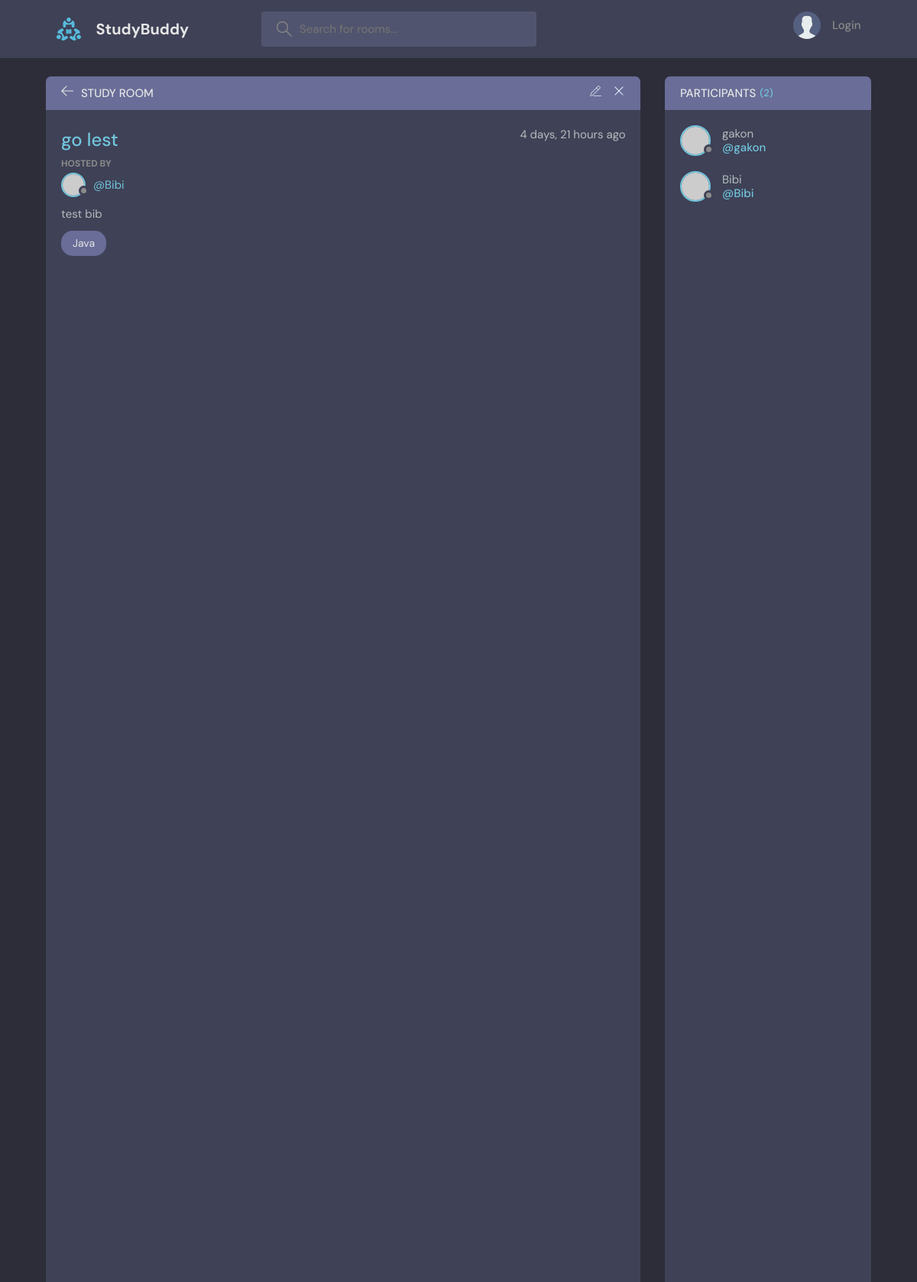
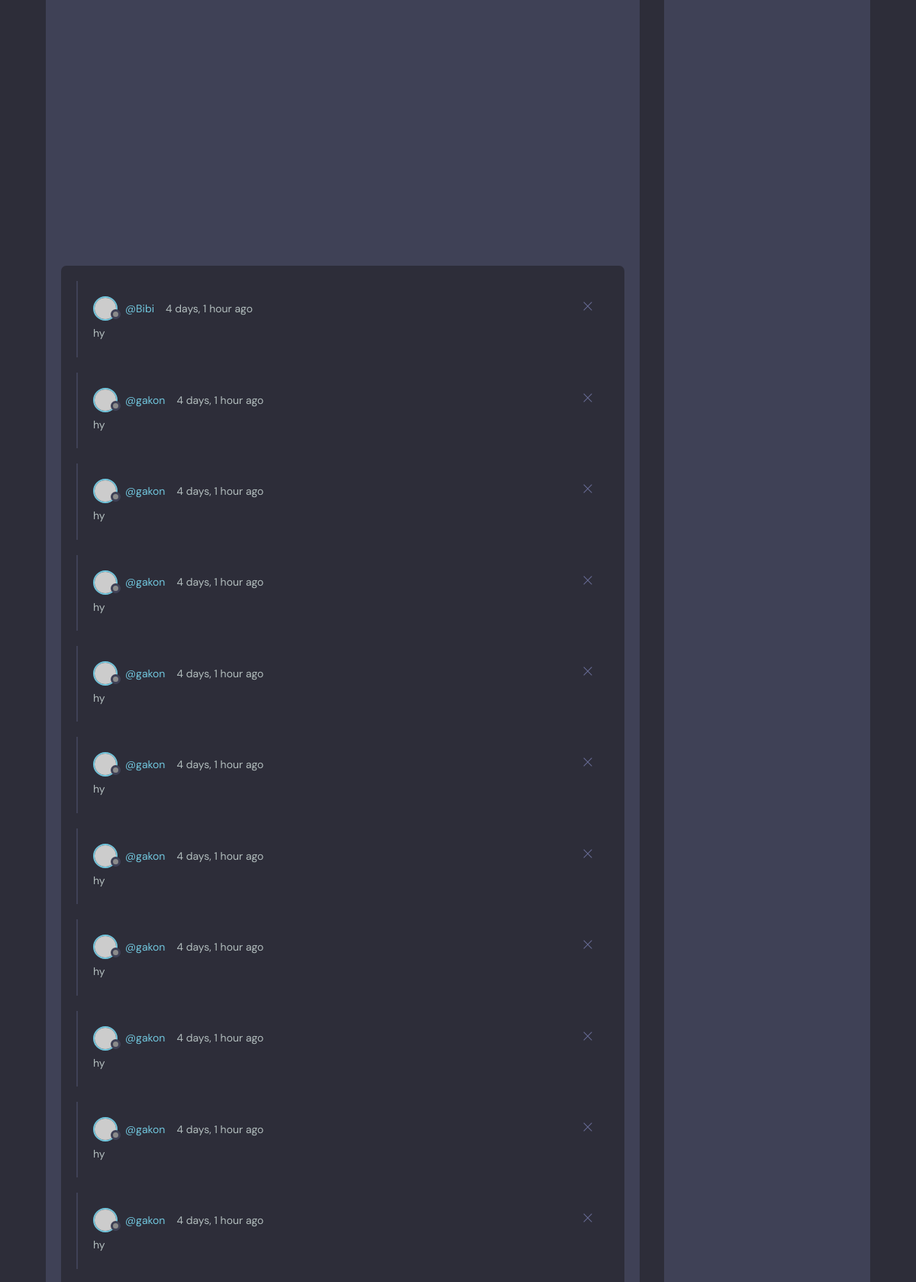
Page /room/9 (upper part) on the committed database (2 pictures, top to bottom).
### base/models.py (models this page shows, shortened)
class Rooms(models.Model):
    host = models.ForeignKey(User,on_delete=models.SET_NULL,null=True)
    topic = models.ForeignKey(Topics,on_delete=models.SET_NULL,null=True)
    name = models.CharField(max_length=200)
    description = models.TextField(max_length=2000)
    participants = models.ManyToManyField(
        User, related_name='participants', blank=True)
    created = models.DateTimeField(auto_now = True)
    updated = models.DateTimeField(auto_now_add=True)
    class Meta:
        ordering = ['-created']

class Topics(models.Model):
    name = models.CharField(max_length=200)
    class Meta:
        pass
    def __str__(self):
        return self.name

class Message(models.Model):
    User = models.ForeignKey(User,on_delete=models.CASCADE)
    Room = models.ForeignKey(Rooms,on_delete=models.CASCADE)
    body = models.TextField(max_length=2000,null=True)
    created = models.DateTimeField(auto_now= True)
    updated = models.DateTimeField(auto_now_add=True)
    class Meta:
        ordering = ['-created']

### base/views.py (the view)
# urls.py: path('room/<str:pk>',views.room,name='room'),
def room(request,pk):
    form = MessageForm()
    room = Rooms.objects.get(id=pk)
    messages = Message.objects.filter(Room__id=pk).order_by('-created')
    participances = room.participants.all()
    if request.method == 'GET' and request.GET.get('body') != None:
        Message.objects.create(body=request.GET.get('body'),User=request.user,Room=room)
        room.participants.add(request.user)
    context = {'room': room,
               'messages': messages,
               'form': form,
               'participances':participances
               }
    return render (request, 'room.html',context)

### base/forms.py
class MessageForm(forms.ModelForm):
    class Meta:
        model = Message
        fields = ['body']

### templates/room.html (shortened to what this page needs)
{% extends "main.html" %}
{%block content%}
<main class="profile-page layout layout--2">
      <div class="container">
        <div class="room">
          <div class="room__top">
            <div class="room__topLeft">
              <a href="index.html">
                <svg version="1.1" xmlns="http://www.w3.org/2000/svg" width="32" height="32" viewBox="0 0 32 32">
                  <title>arrow-left</title>
                  <path
                    d="M13.723 2.286l-13.723 13.714 13.719 13.714 1.616-1.611-10.96-10.96h27.625v-2.286h-27.625l10.965-10.965-1.616-1.607z"
                  ></path>
                </svg>
              </a>
              <h3>Study Room</h3>
            </div>
            <div class="room__topRight">
              <a href="#">
              </a>
              <a href="#">
                <svg version="1.1" xmlns="http://www.w3.org/2000/svg" width="32" height="32" viewBox="0 0 32 32">
                  <title>remove</title>
                  <path
                    d="M27.314 6.019l-1.333-1.333-9.98 9.981-9.981-9.981-1.333 1.333 9.981 9.981-9.981 9.98 1.333 1.333 9.981-9.98 9.98 9.98 1.333-1.333-9.98-9.98 9.98-9.981z"
                  ></path>
                </svg>
              </a>
            </div>
          </div>
          <div class="room__box scroll">
            <div class="room__header scroll">
              <div class="room__info">
                <h3>{{room.name}}</h3>
                <span>{{room.created|timesince}} ago</span>
              </div>
              <div class="room__hosted">
                <p>Hosted By</p>
                <a href="#" class="room__author">
                  <div class="avatar avatar--small">
                    <img src="https://randomuser.me/api/portraits/men/37.jpg" />
                  </div>
                  <span>@{{room.host}}</span>
                </a>
              </div>
              <div class="room__details">
                {{room.description}}
              </div>
              <span class="room__topics">{{room.topic}}</span>
            </div>
            <div class="room__conversation">
              <div class="threads scroll">
                {%for message in messages%}
                <div class="thread">
                  <div class="thread__top">
                    <div class="thread__author">
                      <a href="#" class="thread__authorInfo">
                        <div class="avatar avatar--small">
                          <img src="https://randomuser.me/api/portraits/men/37.jpg" />
                        </div>
                        <span>@{{message.User}}</span>
                      </a>
                      <span class="thread__date">{{message.created|timesince}} ago</span>
                    </div>
                    <div class="thread__delete">
                      <svg version="1.1" xmlns="http://www.w3.org/2000/svg" width="32" height="32" viewBox="0 0 32 32">
                        <title>remove</title>
                        <path
                          d="M27.314 6.019l-1.333-1.333-9.98 9.981-9.981-9.981-1.333 1.333 9.981 9.981-9.981 9.98 1.333 1.333 9.981-9.98 9.98 9.98 1.333-1.333-9.98-9.98 9.98-9.981z"
                        ></path>
                      </svg>
                    </div>
                  </div>
                  <div class="thread__details">
                    {{message.body}}
                  </div>
                </div>
                {%endfor%}
              </div>
            </div>
          </div>
        </div>
        <div class="participants">
          <h3 class="participants__top">Participants <span>({{participances.count}})</span></h3>
          <div class="participants__list scroll">
            {%for participance in participances %}
            <a href="profile.html" class="participant">
              <div class="avatar avatar--medium">
                <img src="https://randomuser.me/api/portraits/men/37.jpg" />
              </div>
              <p>
                {{participance.username}}
                <span>@{{participance.username}}</span>
              </p>
            </a>
            {%endfor%}
          </div>
        </div>
      </div>
    </main>
{%endblock%}

### rows in the picture
Rooms: name "go lest", created "4 days, 21 hours", host "Bibi", description "test bib", topic "Java"
Message: User "Bibi", created "4 days, 1 hour", body "hy"
Message: User "gakon", created "4 days, 1 hour", body "hy"
Message: User "gakon", created "4 days, 1 hour", body "hy"
Message: User "gakon", created "4 days, 1 hour", body "hy"
Message: User "gakon", created "4 days, 1 hour", body "hy"
Message: User "gakon", created "4 days, 1 hour", body "hy"
Message: User "gakon", created "4 days, 1 hour", body "hy"
Message: User "gakon", created "4 days, 1 hour", body "hy"
Message: User "gakon", created "4 days, 1 hour", body "hy"
Message: User "gakon", created "4 days, 1 hour", body "hy"
Message: User "gakon", created "4 days, 1 hour", body "hy"

### other values in the picture
{{ participances.count }} "2"
{{ participance.username }} "gakon"
{{ participance.username }} "Bibi"
